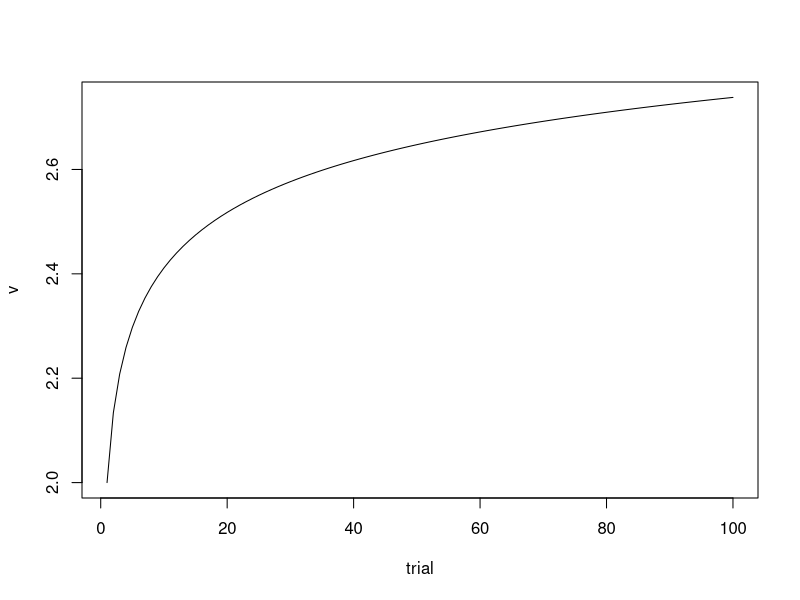
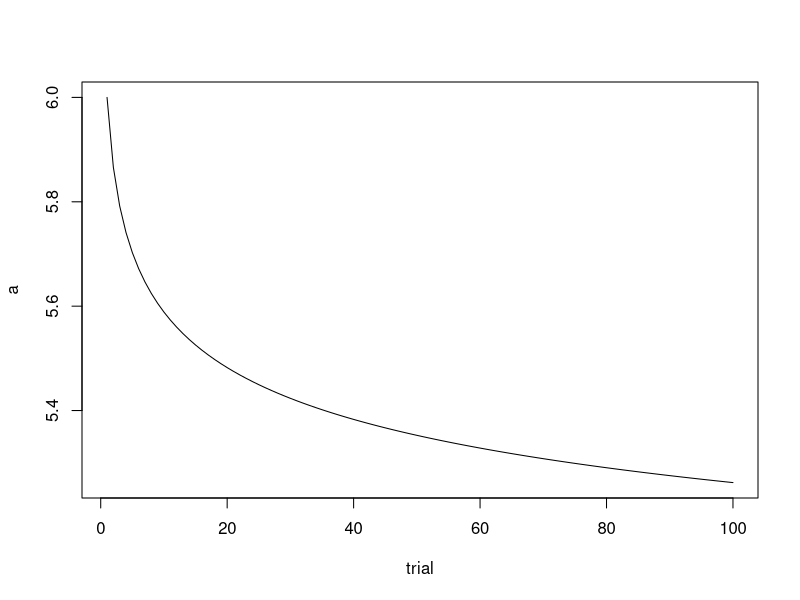
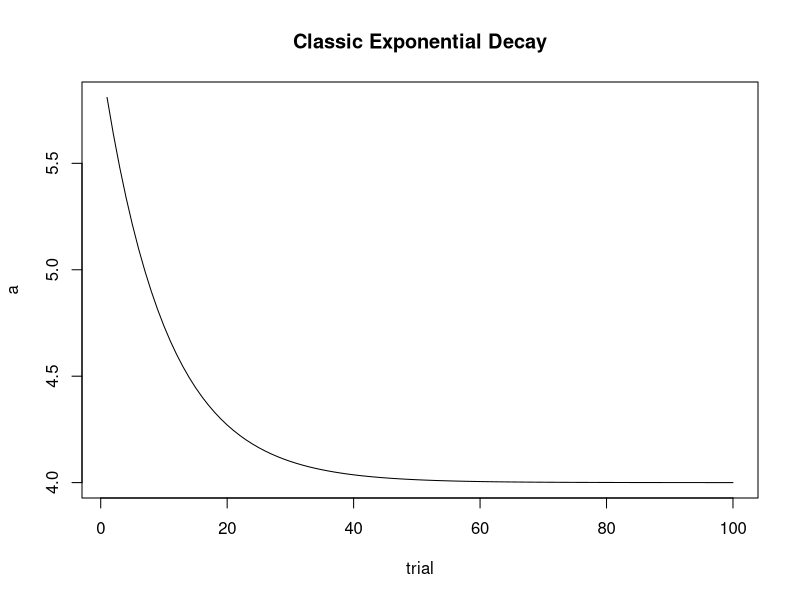
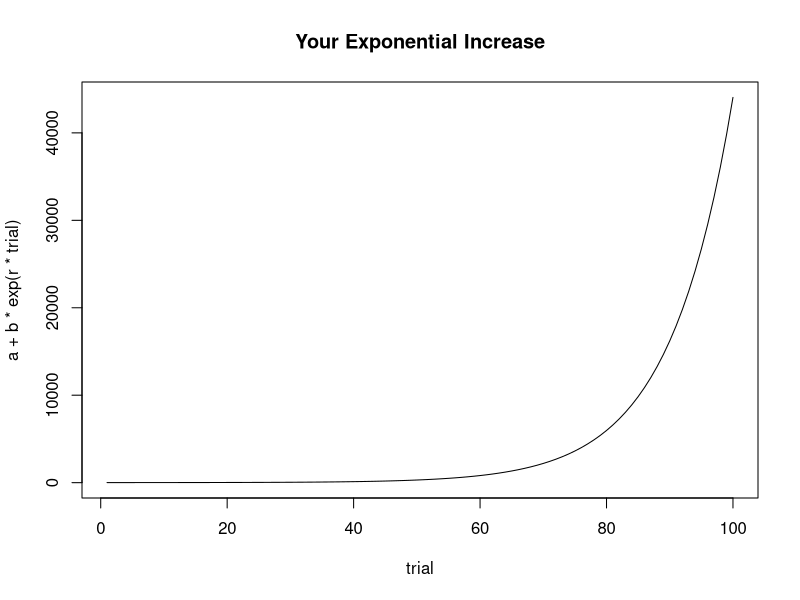
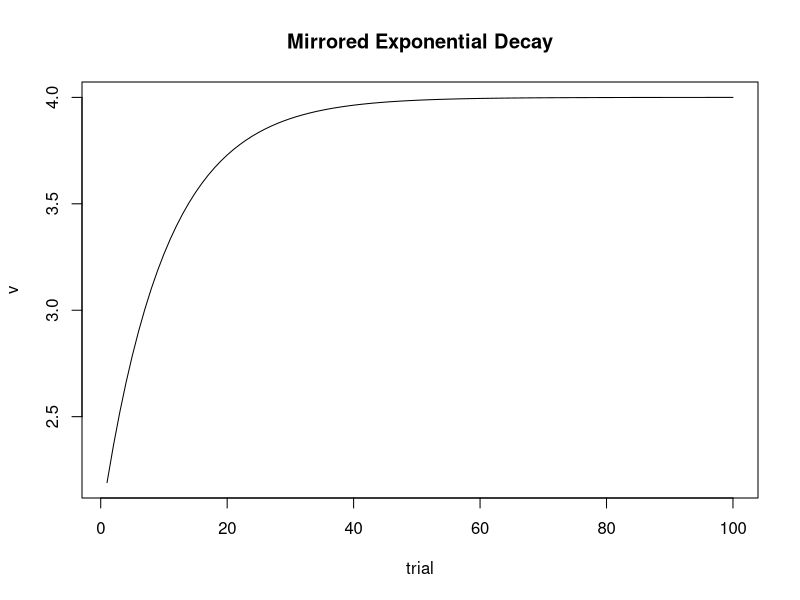
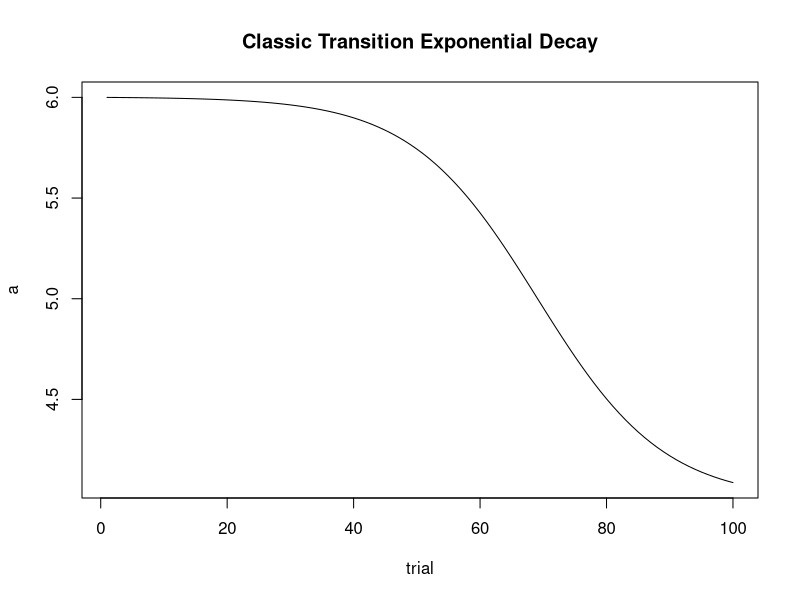
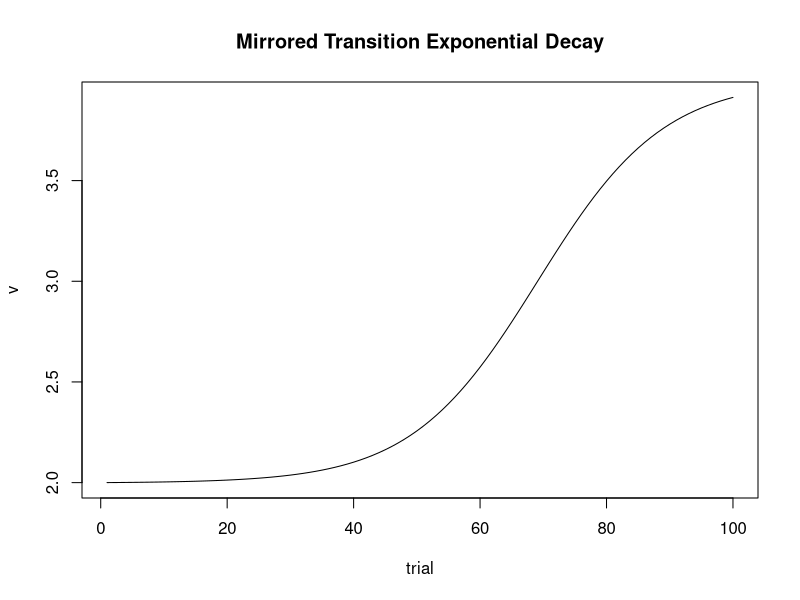
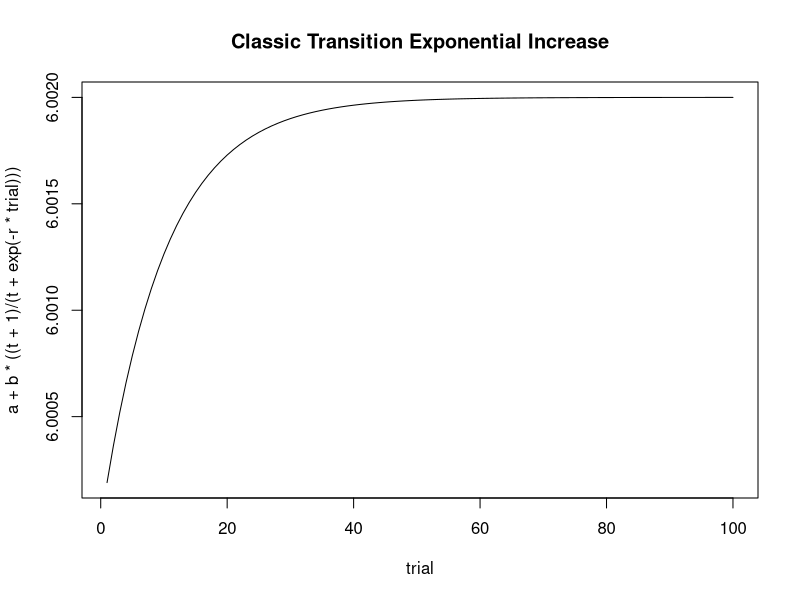

Write the R code that produced these figures, in order.

trial=1:100

r=0.1
a=4
b=2

# Power
plot(trial, a-b*trial^-r, "l", ylab = "v")
plot(trial, a+b*trial^-r, "l", ylab = "a")


# Exp
plot(trial,a+b*exp(-r*trial),type="l",main="Classic Exponential Decay", ylab = "a")

plot(trial,a+b*exp(r*trial),type="l",main="Your Exponential Increase")

plot(trial,a-b*exp(-r*trial),type="l",main="Mirrored Exponential Decay", ylab = "v")

t=1000

plot(trial,a+b*((t+1)/(t+exp(r*trial))),type="l",main="Classic Transition Exponential Decay", ylab = "a")

plot(trial,a-b*((t+1)/(t+exp(r*trial))),type="l",main="Mirrored Transition Exponential Decay", ylab = "v")


plot(trial,a+b*((t+1)/(t+exp(-r*trial))),type="l",main="Classic Transition Exponential Increase")

plot(trial,a-b*((t+1)/(t+exp(-r*trial))),type="l",main="Mirrored Transition Exponential Increase")
